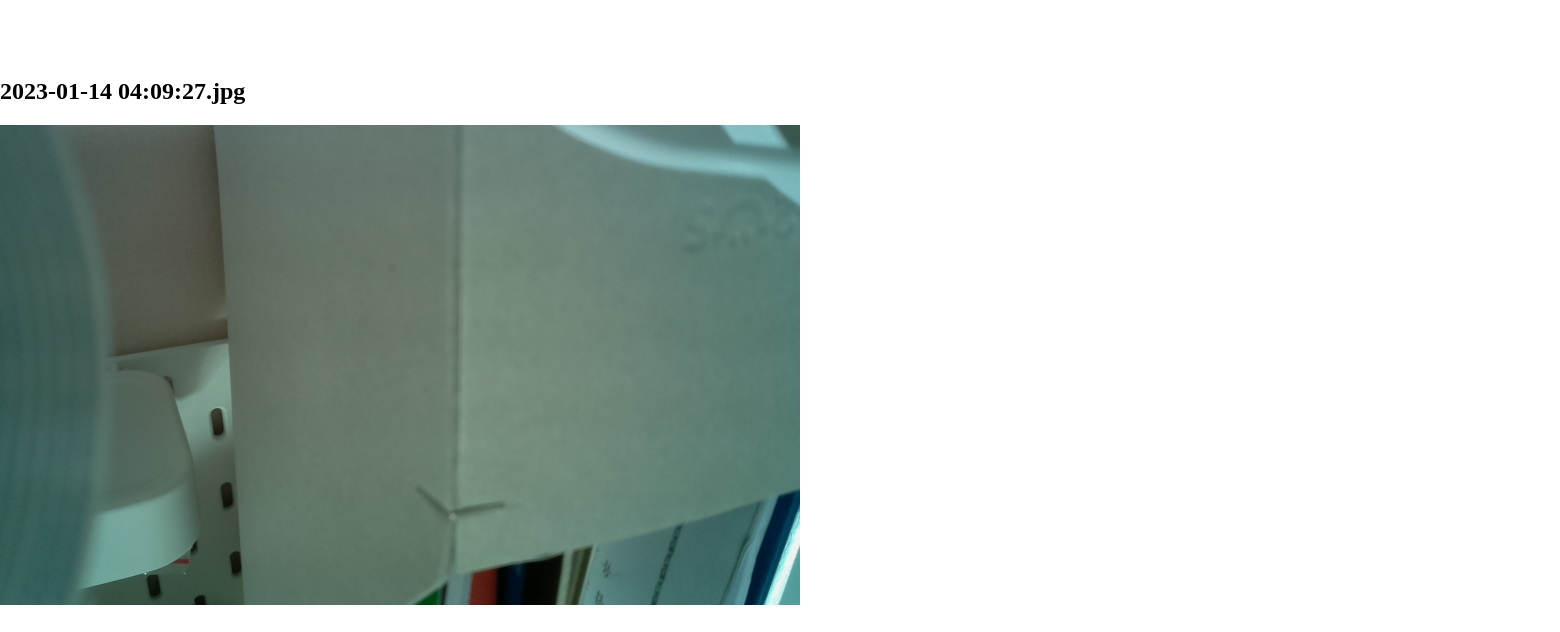
The app's page /iot/sec_file/1 with its own data.
### iot/models.py (models this page shows)
class SecFile(models.Model):
    file_name = models.CharField(max_length=100)
    sec_file = models.FileField(upload_to="")

### iot/views.py (the view)
# urls.py: path('sec_file/<int:pk>', SecFileDetailView.as_view(), name='detail'),
class SecFileDetailView(generic.DetailView):
    model = SecFile
    template_name = 'iot/sec_file_detail.html'
    context_object_name = 'imgfile'

### templates/iot/sec_file_detail.html (shortened to what this page needs)
{% extends 'base.html' %}
{% load static %}
{% block content %}
<div style="padding:3vh;"></div>
    <div class="container">
        <div class="row justify-content-center align-items-center">
            <div class="card align-middle" style="width:100rem; border-radius:20px; border-color:brown;">
                <div class="card-title" style="margin-top:30px;">
                    <h2 class="card-title text-center">{{imgfile.file_name}}</h2>
                </div>
                <div class="card-body text-center">
                    <img src="/media/{{imgfile.sec_file }}" type="jpg" />
                </div>
            </div>
        </div>
    </div>
{% endblock %}

### static/css/styles.css (style rules this page uses)
body { margin: 0; }

### records on screen
SecFile: file_name "2023-01-14 04:09:27.jpg", sec_file (picture)
